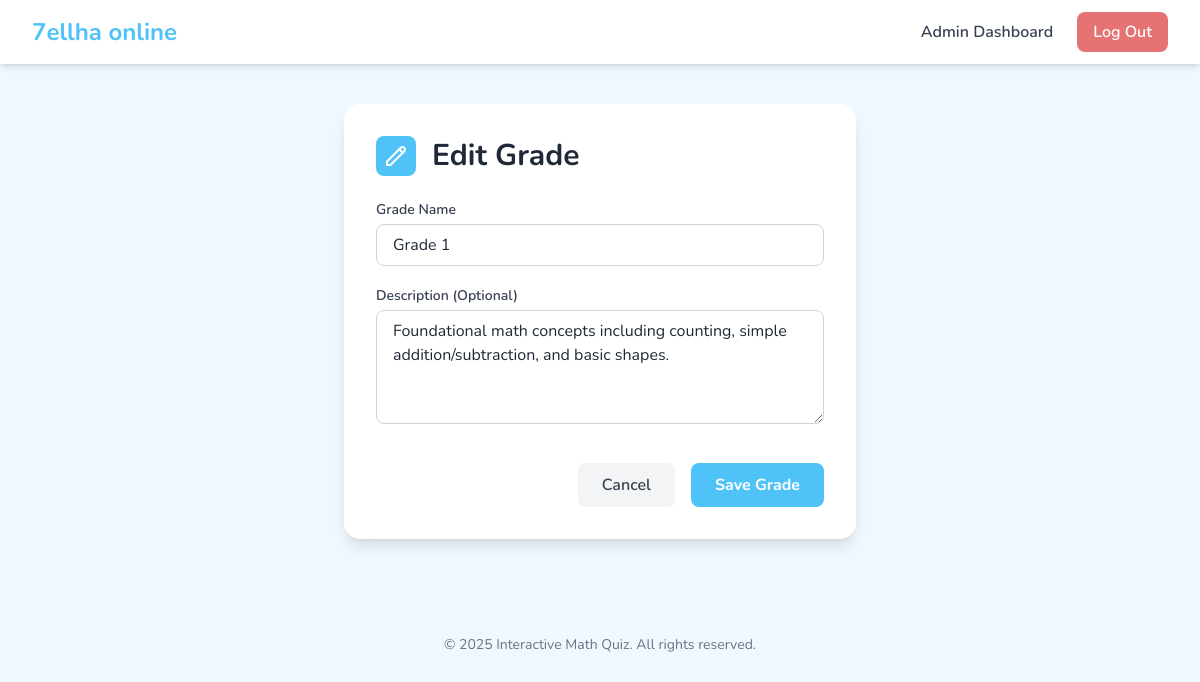
/management/grades/3/edit/ (signed in), run on the app's committed database.
### apps/academics/models.py (models this page shows, shortened)
class Grade(models.Model):
    name = models.CharField(
        _('Grade Name'),
        max_length=100,
        unique=True,
        help_text=_("e.g., Grade 1, Grade 2")
    )
    description = models.TextField(
        _('Description'),
        blank=True,
        null=True,
        help_text=_("A brief description of the grade level.")
    )
    class Meta:
        verbose_name = _('Grade')
        verbose_name_plural = _('Grades')
        ordering = ['name'] # Ensures grades are ordered consistently.

### apps/dashboard/views.py (the view)
# urls.py: path('grades/<int:pk>/edit/', GradeUpdateView.as_view(), name='grade_edit'),
class GradeUpdateView(AdminRequiredMixin, UpdateView):
    model = Grade
    template_name = 'dashboard/grade_form.html'
    fields = ['name', 'description']
    success_url = reverse_lazy('dashboard:grade_list')

### apps/dashboard/views.py (called while the page is built)
def is_admin(user):
    return user.is_authenticated and user.user_type == 'ADMIN'

    def test_func(self):
        return is_admin(self.request.user)

### apps/core/templates/dashboard/grade_form.html (shortened to what this page needs)
{% extends "base.html" %}
{% block content %}
<div class="max-w-lg mx-auto bg-white rounded-2xl shadow-lg p-6 sm:p-8">
    <div class="flex items-center mb-6">
        <div class="flex-shrink-0 bg-brand-light-blue text-white h-10 w-10 rounded-lg flex items-center justify-center">
            {% if object %}
            <svg xmlns="http://www.w3.org/2000/svg" class="h-6 w-6" fill="none" viewBox="0 0 24 24" stroke="currentColor" stroke-width="2"><path stroke-linecap="round" stroke-linejoin="round" d="M15.232 5.232l3.536 3.536m-2.036-5.036a2.5 2.5 0 113.536 3.536L6.5 21.036H3v-3.572L16.732 3.732z" /></svg>
            {% else %}
            <svg xmlns="http://www.w3.org/2000/svg" class="h-6 w-6" fill="none" viewBox="0 0 24 24" stroke="currentColor" stroke-width="2"><path stroke-linecap="round" stroke-linejoin="round" d="M12 4v16m8-8H4" /></svg>
            {% endif %}
        </div>
        <h1 class="text-2xl sm:text-3xl font-bold text-gray-800 ml-4">
            {% if object %}
                Edit Grade
            {% else %}
                Add a New Grade
            {% endif %}
        </h1>
    </div>
    <form method="post" novalidate>
        <div class="space-y-5">
            <div>
                <label for="id_name" class="text-sm font-semibold text-gray-700 block mb-1">Grade Name</label>
                <input type="text" name="name" id="id_name" value="{{ form.name.value|default_if_none:'' }}"
                       class="w-full px-4 py-2 border border-gray-300 rounded-lg focus:outline-none focus:ring-2 focus:ring-brand-light-blue transition {% if form.name.errors %}border-red-500{% endif %}" required>
            </div>
            <div>
                <label for="id_description" class="text-sm font-semibold text-gray-700 block mb-1">Description (Optional)</label>
                <textarea name="description" id="id_description" rows="4"
                          class="w-full px-4 py-2 border border-gray-300 rounded-lg focus:outline-none focus:ring-2 focus:ring-brand-light-blue transition {% if form.description.errors %}border-red-500{% endif %}">{{ form.description.value|default_if_none:'' }}</textarea>
            </div>
        </div>
        <div class="mt-8 flex flex-col-reverse sm:flex-row sm:justify-end sm:space-x-4">
            <a href="{% url 'dashboard:grade_list' %}" class="mt-2 sm:mt-0 w-full sm:w-auto text-center px-6 py-2.5 bg-gray-100 text-gray-700 font-semibold rounded-lg hover:bg-gray-200 transition">
                Cancel
            </a>
            <button type="submit" class="w-full sm:w-auto px-6 py-2.5 bg-brand-light-blue text-white font-bold rounded-lg hover:bg-opacity-90 transition">
                Save Grade
            </button>
        </div>
    </form>
</div>
{% endblock %}

### apps/core/templates/base.html (style rules this page uses)
body { font-family: 'Nunito', sans-serif; background-color: #f0f8ff; }
.bg-brand-light-blue { background-color: #4fc3f7; }

### data on the page
Grade: name "Grade 1", description "Foundational math concepts including counting, simple addition/subtraction, and basic shapes."
